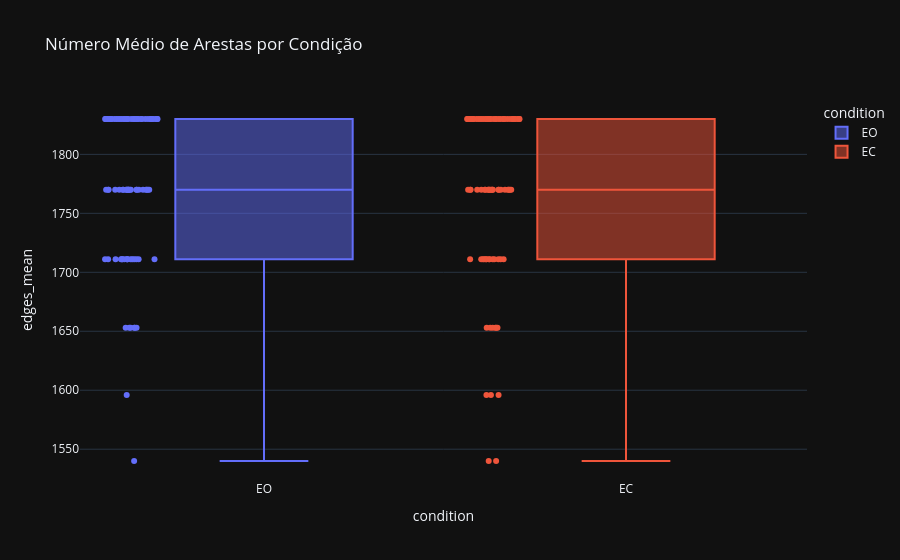

Source (notebook cell):
### Markdown cell above
Número médio de arestas

### Code cell
fig = px.box(
    df_global,
    x="condition",
    y="edges_mean",
    color="condition",
    points="all",
    title="Número Médio de Arestas por Condição"
)

fig.show()

### Figure 1 — Plotly figure (JSON) as saved in the notebook; plotly's stock layout.template omitted (floating-point values rounded to 4 significant figures)
{"data": [{"alignmentgroup": "True", "boxpoints": "all", "hovertemplate": "condition=%{x}<br>edges_mean=%{y}<extra></extra>", "legendgroup": "EO", "marker": {"color": "#636efa"}, "name": "EO", "notched": false, "offsetgroup": "EO", "orientation": "v", "showlegend": true, "type": "box", "x": ["EO", "EO", "EO", "EO", "EO", "EO", "EO", "EO", "EO", "EO", "EO", "EO", "EO", "EO", "EO", "EO", "EO", "EO", "EO", "EO", "EO", "EO", "EO", "EO", "EO", "EO", "EO", "EO", "EO", "EO", "EO", "EO", "EO", "EO", "EO", "EO", "EO", "EO", "EO", "EO", "EO", "EO", "EO", "EO", "EO", "EO", "EO", "EO", "EO", "EO", "EO", "EO", "EO", "EO", "EO", "EO", "EO", "EO", "EO", "EO", "EO", "EO", "EO", "EO", "EO", "EO", "EO", "EO", "EO", "EO", "EO", "EO", "EO", "EO", "EO", "EO", "EO", "EO", "EO", "EO", "EO", "EO"], "x0": " ", "xaxis": "x", "y": [1830.0, 1770.0, 1770.0, 1770.0, 1711.0, 1830.0, 1830.0, 1770.0, 1711.0, 1653.0, 1830.0, 1770.0, 1540.0, 1830.0, 1770.0, 1830.0, 1711.0, 1711.0, 1711.0, 1830.0, 1711.0, 1830.0, 1711.0, 1770.0, 1770.0, 1770.0, 1711.0, 1596.0, 1830.0, 1653.0, 1770.0, 1653.0, 1770.0, 1830.0, 1770.0, 1830.0, 1830.0, 1830.0, 1830.0, 1711.0, 1711.0, 1770.0, 1711.0, 1711.0, 1653.0, 1830.0, 1653.0, 1830.0, 1770.0, 1653.0, 1711.0, 1770.0, 1830.0, 1830.0, 1830.0, 1711.0, 1770.0, 1830.0, 1770.0, 1830.0, 1830.0, 1770.0, 1770.0, 1830.0, 1830.0, 1830.0, 1830.0, 1830.0, 1830.0, 1830.0, 1830.0, 1711.0, 1770.0, 1830.0, 1830.0, 1830.0, 1770.0, 1830.0, 1770.0, 1830.0, 1770.0, 1711.0], "y0": " ", "yaxis": "y"}, {"alignmentgroup": "True", "boxpoints": "all", "hovertemplate": "condition=%{x}<br>edges_mean=%{y}<extra></extra>", "legendgroup": "EC", "marker": {"color": "#EF553B"}, "name": "EC", "notched": false, "offsetgroup": "EC", "orientation": "v", "showlegend": true, "type": "box", "x": ["EC", "EC", "EC", "EC", "EC", "EC", "EC", "EC", "EC", "EC", "EC", "EC", "EC", "EC", "EC", "EC", "EC", "EC", "EC", "EC", "EC", "EC", "EC", "EC", "EC", "EC", "EC", "EC", "EC", "EC", "EC", "EC", "EC", "EC", "EC", "EC", "EC", "EC", "EC", "EC", "EC", "EC", "EC", "EC", "EC", "EC", "EC", "EC", "EC", "EC", "EC", "EC", "EC", "EC", "EC", "EC", "EC", "EC", "EC", "EC", "EC", "EC", "EC", "EC", "EC", "EC", "EC", "EC", "EC", "EC", "EC", "EC", "EC", "EC", "EC", "EC", "EC", "EC", "EC", "EC", "EC", "EC"], "x0": " ", "xaxis": "x", "y": [1770.0, 1653.0, 1830.0, 1830.0, 1830.0, 1770.0, 1770.0, 1711.0, 1596.0, 1770.0, 1830.0, 1596.0, 1770.0, 1770.0, 1830.0, 1711.0, 1653.0, 1711.0, 1711.0, 1653.0, 1830.0, 1711.0, 1770.0, 1770.0, 1830.0, 1711.0, 1711.0, 1770.0, 1653.0, 1770.0, 1653.0, 1770.0, 1830.0, 1711.0, 1830.0, 1830.0, 1830.0, 1830.0, 1711.0, 1711.0, 1770.0, 1830.0, 1711.0, 1653.0, 1830.0, 1540.0, 1830.0, 1770.0, 1596.0, 1770.0, 1830.0, 1830.0, 1830.0, 1830.0, 1711.0, 1770.0, 1830.0, 1770.0, 1830.0, 1830.0, 1711.0, 1770.0, 1830.0, 1830.0, 1830.0, 1830.0, 1830.0, 1830.0, 1830.0, 1830.0, 1540.0, 1770.0, 1830.0, 1830.0, 1830.0, 1770.0, 1830.0, 1770.0, 1770.0, 1830.0, 1770.0, 1830.0], "y0": " ", "yaxis": "y"}], "layout": {"boxmode": "overlay", "legend": {"title": {"text": "condition"}, "tracegroupgap": 0}, "title": {"text": "Número Médio de Arestas por Condição"}, "xaxis": {"anchor": "y", "categoryarray": ["EO", "EC"], "categoryorder": "array", "domain": [0, 1], "title": {"text": "condition"}}, "yaxis": {"anchor": "x", "domain": [0, 1], "title": {"text": "edges_mean"}}}}
